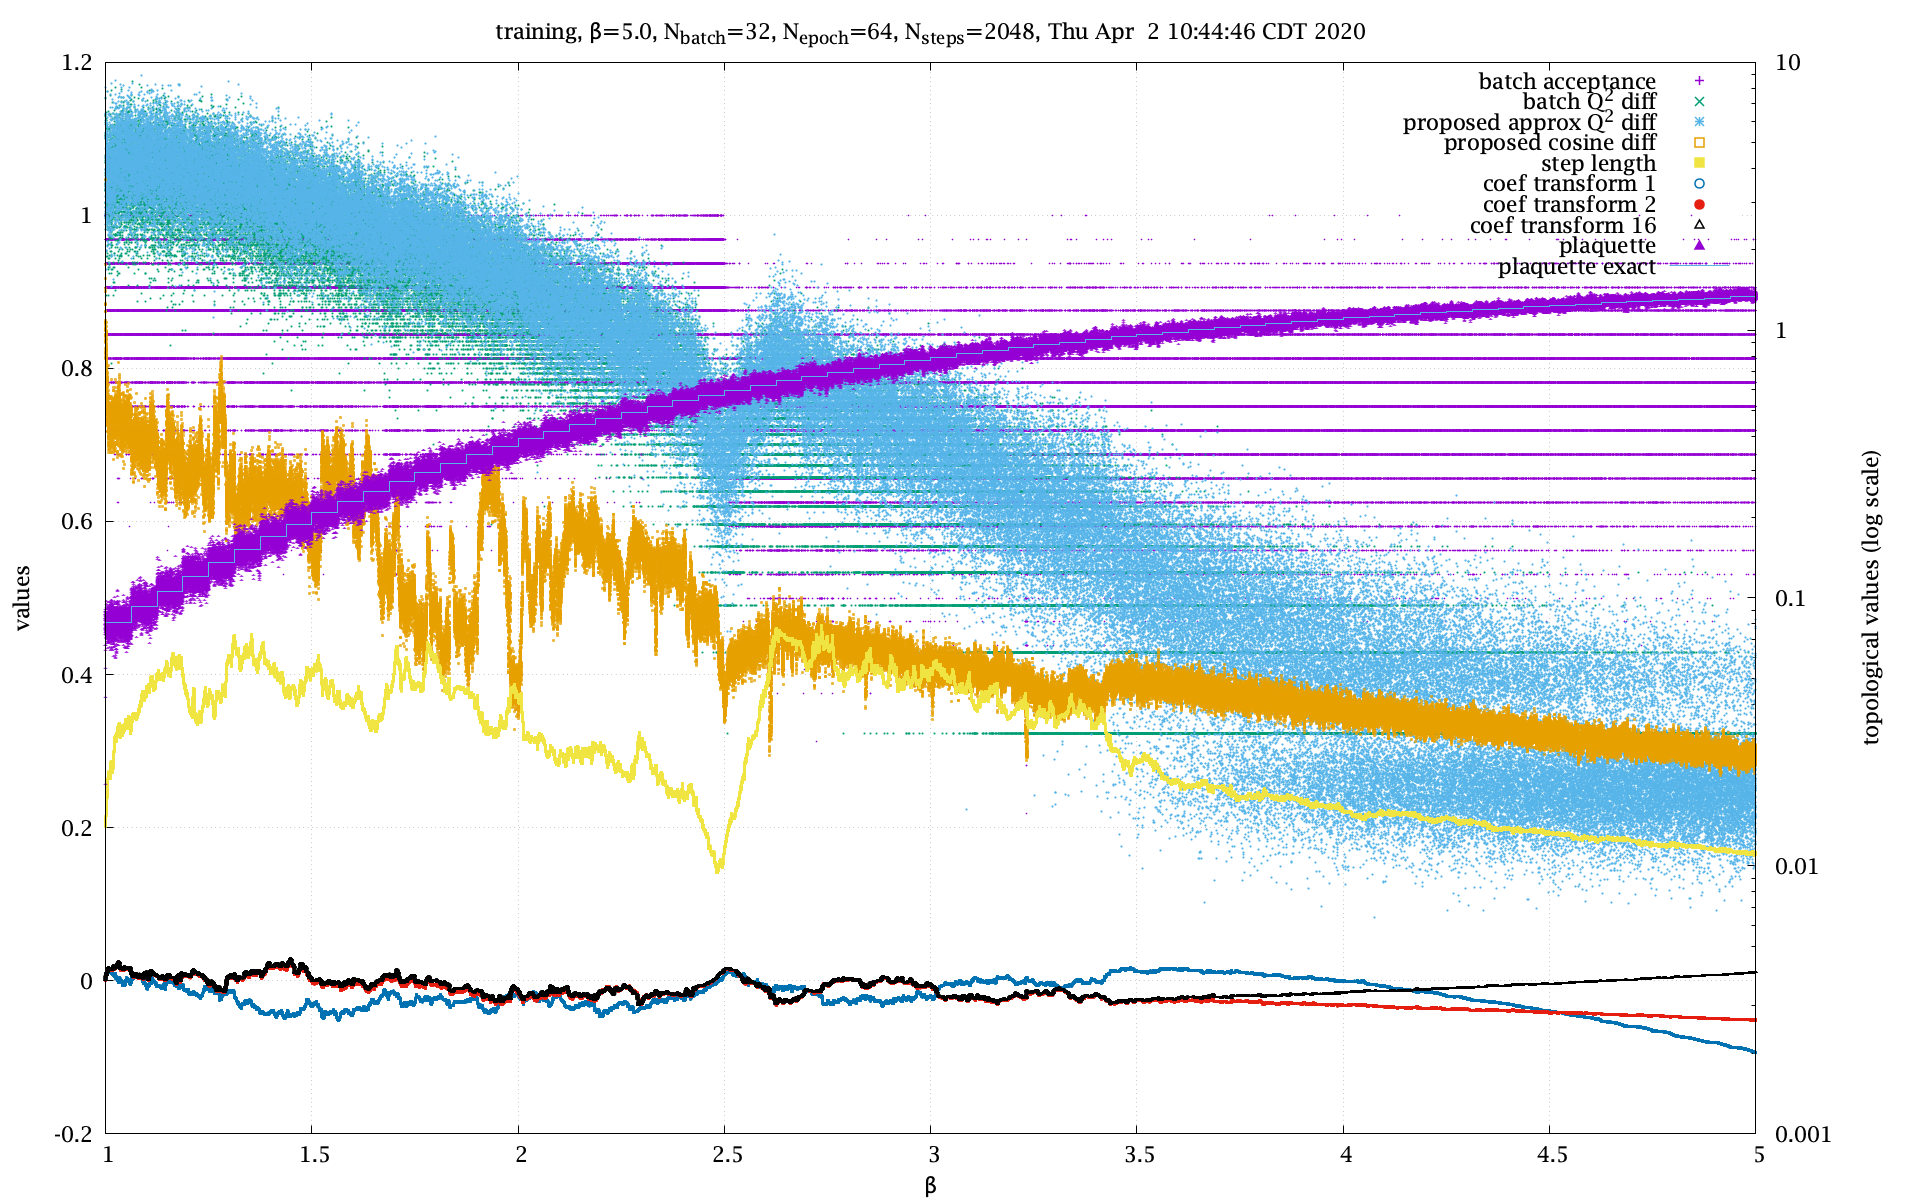

This chart was generated by the following gnuplot code:
#!/usr/bin/env gnuplot
set term pngcairo size 1920,1200 font "Lucida Bright OT,16"
set output ARG0[*:strlen(ARG0)-2].'png'
beta='5.0'
batch=32
epoch=64
steps=2048

file=ARG0[*:strlen(ARG0)-2].'log'

j(ex)="<jconsole -js 'exit echo ".ex."'"
$plaq<<e
(,: 1 bi % 0 bi=:1 : '"'"'(i.0) H. (1+m)@(0.25&*)@*: * ^&m@-: % (!m)"_'"'"')
e
plaqStep=j('($~2,~2%~#),|:(,~(e%~b,0)-~])' . $plaq[1] . '>:(b=:'.beta.'-1)*e%~>:i.e=:'.epoch)
steptobeta(n)=1.+(beta-1.)*n/steps/epoch

set pointsize 0.25

set log y2
set ytics nomirror
set y2tics nomirror
set autoscale  y
set autoscale y2
set grid

set title 'training, β=' . beta . ', N_{batch}=' . batch . ', N_{epoch}=' . epoch . ', N_{steps}=' . steps . ', ' . system('date -r '.file)
set xlabel 'β'
set ylabel 'values'
set y2label 'topological values (log scale)'

do for [i=1:20] { eval 'st'.i.'="w p lc '.i.' pt '.i.' notitle, 1/0 w p lc '.i.' pt '.i.' lw 1.5 ps 1.5 t"' }
plot \
	"<awk -F '[][,: ]*' '/^accept/{x=0;for(i=2;i<NF;++i){x+=$i}print x/(NF-2)}' ".file u (steptobeta($0)):1 @st1 'batch acceptance', \
	"<awk -F '[][,: ]*' '/^topo:/{x=0;for(i=2;i<NF;++i){qq[i]=$i;x+=(qo[i]-qq[i])**2}print x/(NF-2); for(i in qq)qo[i]=qq[i]}' ".file u (steptobeta($0)):1 axes x1y2 @st2 'batch Q^2 diff', \
	"<awk -F '[][,: ]*' '/^topoDiff/{x=0;for(i=2;i<NF;++i){x+=$i}print x/(NF-2)}' ".file u (steptobeta($0)):1 axes x1y2 @st3 'proposed approx Q^2 diff', \
	"<awk -F '[][,: ]*' '/^cosDiff/{x=0;for(i=2;i<NF;++i){x+=$i}print x/(NF-2)}' ".file u (steptobeta($0)):1 @st4 'proposed cosine diff', \
	"<awk -F '[][,: ]*' '/^weights/{print $2}' ".file u (steptobeta($0)):1 @st5 'step length', \
	"<awk -F '[][,: ]*' 'w==1{print $2} w>0{w--} /^weights/{w=1}' ".file u (steptobeta($0)):(atan($1)/pi) @st6 'coef transform 1', \
	"<awk -F '[][,: ]*' 'w==1{print $2} w>0{w--} /^weights/{w=2}' ".file u (steptobeta($0)):(atan($1)/pi) @st7 'coef transform 2', \
	"<awk -F '[][,: ]*' 'w==1{print $2} w>0{w--} /^weights/{w=16}' ".file u (steptobeta($0)):(atan($1)/pi) @st8 'coef transform 16', \
	"<awk -F '[][,: ]*' '/^plaq/{x=0;for(i=2;i<NF;++i){x+=$i}print x/(NF-2)}' ".file u (steptobeta($0)):1 @st9 'plaquette', \
	plaqStep w l t 'plaquette exact'
